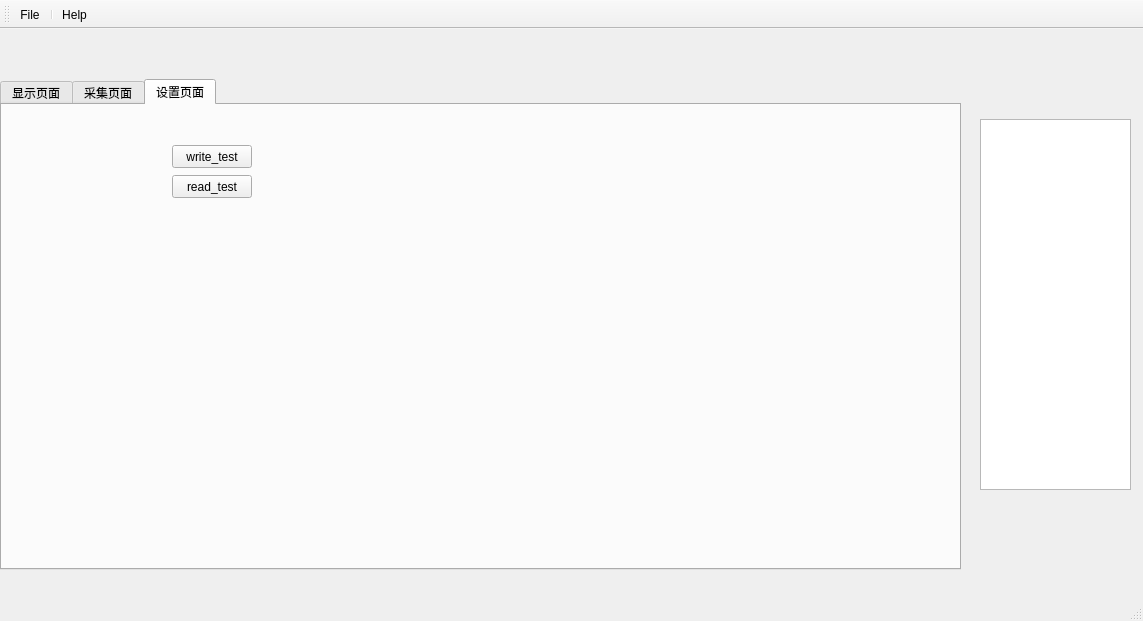
<?xml version="1.0" encoding="UTF-8"?>
<ui version="4.0">
 <class>MainWindow</class>
 <widget class="QMainWindow" name="MainWindow">
  <property name="geometry">
   <rect>
    <x>0</x>
    <y>0</y>
    <width>1143</width>
    <height>621</height>
   </rect>
  </property>
  <property name="windowTitle">
   <string>COFS-DTS</string>
  </property>
  <widget class="QWidget" name="centralwidget">
   <property name="enabled">
    <bool>true</bool>
   </property>
   <widget class="QLabel" name="picture">
    <property name="geometry">
     <rect>
      <x>0</x>
      <y>0</y>
      <width>301</width>
      <height>51</height>
     </rect>
    </property>
    <property name="text">
     <string/>
    </property>
    <property name="textFormat">
     <enum>Qt::PlainText</enum>
    </property>
    <property name="pixmap">
     <pixmap>C:/Users/HP/Pictures/Camera Roll/20220113093124062FOH.png</pixmap>
    </property>
    <property name="scaledContents">
     <bool>true</bool>
    </property>
   </widget>
   <widget class="QTabWidget" name="tabWidget">
    <property name="geometry">
     <rect>
      <x>0</x>
      <y>50</y>
      <width>961</width>
      <height>491</height>
     </rect>
    </property>
    <property name="currentIndex">
     <number>2</number>
    </property>
    <widget class="QWidget" name="showing">
     <attribute name="title">
      <string>显示页面</string>
     </attribute>
    </widget>
    <widget class="QWidget" name="collect">
     <attribute name="title">
      <string>采集页面</string>
     </attribute>
     <widget class="QCustomPlot" name="customPlot" native="true">
      <property name="geometry">
       <rect>
        <x>0</x>
        <y>0</y>
        <width>661</width>
        <height>441</height>
       </rect>
      </property>
      <property name="mouseTracking">
       <bool>true</bool>
      </property>
      <property name="tabletTracking">
       <bool>true</bool>
      </property>
      <property name="acceptDrops">
       <bool>true</bool>
      </property>
      <property name="autoFillBackground">
       <bool>true</bool>
      </property>
     </widget>
     <widget class="QSlider" name="verticalSlider">
      <property name="geometry">
       <rect>
        <x>780</x>
        <y>210</y>
        <width>16</width>
        <height>160</height>
       </rect>
      </property>
      <property name="orientation">
       <enum>Qt::Vertical</enum>
      </property>
     </widget>
     <widget class="QWidget" name="gridLayoutWidget">
      <property name="geometry">
       <rect>
        <x>670</x>
        <y>10</y>
        <width>211</width>
        <height>101</height>
       </rect>
      </property>
      <layout class="QGridLayout" name="gridLayout">
       <item row="0" column="1">
        <widget class="QPushButton" name="stopButton">
         <property name="text">
          <string>停止采集</string>
         </property>
        </widget>
       </item>
       <item row="2" column="0">
        <widget class="QPushButton" name="settingButton">
         <property name="text">
          <string>设置</string>
         </property>
        </widget>
       </item>
       <item row="0" column="0">
        <widget class="QPushButton" name="startButton">
         <property name="text">
          <string>开始采集</string>
         </property>
        </widget>
       </item>
       <item row="1" column="1">
        <widget class="QPushButton" name="offlineButton">
         <property name="text">
          <string>断开</string>
         </property>
        </widget>
       </item>
       <item row="2" column="1">
        <widget class="QPushButton" name="resetButton">
         <property name="text">
          <string>复位</string>
         </property>
        </widget>
       </item>
       <item row="1" column="0">
        <widget class="QPushButton" name="onlineButton">
         <property name="text">
          <string>连接</string>
         </property>
        </widget>
       </item>
      </layout>
     </widget>
     <widget class="QGroupBox" name="groupBox">
      <property name="geometry">
       <rect>
        <x>660</x>
        <y>340</y>
        <width>91</width>
        <height>101</height>
       </rect>
      </property>
      <property name="title">
       <string>缩放轴</string>
      </property>
      <widget class="QWidget" name="verticalLayoutWidget">
       <property name="geometry">
        <rect>
         <x>3</x>
         <y>20</y>
         <width>81</width>
         <height>77</height>
        </rect>
       </property>
       <layout class="QVBoxLayout" name="verticalLayout">
        <item>
         <widget class="QCheckBox" name="checkBox_X">
          <property name="text">
           <string>X轴</string>
          </property>
         </widget>
        </item>
        <item>
         <widget class="QCheckBox" name="checkBox_Y">
          <property name="text">
           <string>Y轴</string>
          </property>
         </widget>
        </item>
        <item>
         <widget class="QCheckBox" name="checkBox_XY">
          <property name="text">
           <string>XY轴</string>
          </property>
         </widget>
        </item>
       </layout>
      </widget>
     </widget>
     <widget class="QPushButton" name="saveButton">
      <property name="geometry">
       <rect>
        <x>670</x>
        <y>140</y>
        <width>80</width>
        <height>23</height>
       </rect>
      </property>
      <property name="text">
       <string>保存波形图</string>
      </property>
     </widget>
     <widget class="QCheckBox" name="checkBox_axis">
      <property name="geometry">
       <rect>
        <x>660</x>
        <y>300</y>
        <width>82</width>
        <height>21</height>
       </rect>
      </property>
      <property name="text">
       <string>坐标显示</string>
      </property>
     </widget>
     <widget class="QCheckBox" name="checkBox_full">
      <property name="geometry">
       <rect>
        <x>660</x>
        <y>320</y>
        <width>82</width>
        <height>21</height>
       </rect>
      </property>
      <property name="text">
       <string>全屏显示</string>
      </property>
     </widget>
     <widget class="QCheckBox" name="checkBox_scroll">
      <property name="geometry">
       <rect>
        <x>660</x>
        <y>280</y>
        <width>82</width>
        <height>21</height>
       </rect>
      </property>
      <property name="text">
       <string>滚动显示</string>
      </property>
     </widget>
    </widget>
    <widget class="QWidget" name="setting">
     <attribute name="title">
      <string>设置页面</string>
     </attribute>
     <widget class="QPushButton" name="pushButton">
      <property name="geometry">
       <rect>
        <x>170</x>
        <y>40</y>
        <width>80</width>
        <height>23</height>
       </rect>
      </property>
      <property name="text">
       <string>write_test</string>
      </property>
     </widget>
     <widget class="QPushButton" name="pushButton_2">
      <property name="geometry">
       <rect>
        <x>170</x>
        <y>70</y>
        <width>80</width>
        <height>23</height>
       </rect>
      </property>
      <property name="text">
       <string>read_test</string>
      </property>
     </widget>
    </widget>
   </widget>
   <widget class="QTextEdit" name="textEdit">
    <property name="geometry">
     <rect>
      <x>980</x>
      <y>90</y>
      <width>151</width>
      <height>371</height>
     </rect>
    </property>
   </widget>
  </widget>
  <widget class="QStatusBar" name="statusbar"/>
  <widget class="QToolBar" name="MaintoolBar">
   <property name="windowTitle">
    <string>toolBar</string>
   </property>
   <attribute name="toolBarArea">
    <enum>TopToolBarArea</enum>
   </attribute>
   <attribute name="toolBarBreak">
    <bool>false</bool>
   </attribute>
   <addaction name="actionFile"/>
   <addaction name="separator"/>
   <addaction name="actionHelp"/>
  </widget>
  <action name="actionFile">
   <property name="checkable">
    <bool>true</bool>
   </property>
   <property name="text">
    <string>File</string>
   </property>
  </action>
  <action name="actionHelp">
   <property name="checkable">
    <bool>true</bool>
   </property>
   <property name="text">
    <string>Help</string>
   </property>
  </action>
 </widget>
 <customwidgets>
  <customwidget>
   <class>QCustomPlot</class>
   <extends>QWidget</extends>
   <header location="global">qcustomplot.h</header>
   <container>1</container>
  </customwidget>
 </customwidgets>
 <tabstops>
  <tabstop>startButton</tabstop>
  <tabstop>stopButton</tabstop>
  <tabstop>onlineButton</tabstop>
  <tabstop>offlineButton</tabstop>
  <tabstop>settingButton</tabstop>
  <tabstop>resetButton</tabstop>
  <tabstop>verticalSlider</tabstop>
 </tabstops>
 <resources/>
 <connections>
  <connection>
   <sender>resetButton</sender>
   <signal>clicked()</signal>
   <receiver>customPlot</receiver>
   <slot>repaint()</slot>
   <hints>
    <hint type="sourcelabel">
     <x>802</x>
     <y>243</y>
    </hint>
    <hint type="destinationlabel">
     <x>347</x>
     <y>302</y>
    </hint>
   </hints>
  </connection>
 </connections>
 <slots>
  <slot>system_exit()</slot>
 </slots>
</ui>
